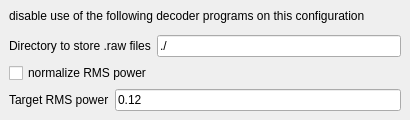
         <widget class="QWidget" name="decodingtab">
          <attribute name="title">
           <string>Decoding</string>
          </attribute>
          <layout class="QGridLayout">
           <property name="margin">
            <number>9</number>
           </property>
           <property name="spacing">
            <number>6</number>
           </property>
           <item row="3" column="0" colspan="3">
            <widget class="QCheckBox" name="rms_toggle">
             <property name="text">
              <string>normalize RMS power</string>
             </property>
            </widget>
           </item>
           <item row="0" column="0" colspan="3">
            <widget class="QLabel" name="textLabel2_6">
             <property name="sizePolicy">
              <sizepolicy hsizetype="Preferred" vsizetype="Maximum">
               <horstretch>0</horstretch>
               <verstretch>0</verstretch>
              </sizepolicy>
             </property>
             <property name="text">
              <string>disable use of the following decoder programs on this configuration</string>
             </property>
             <property name="wordWrap">
              <bool>false</bool>
             </property>
            </widget>
           </item>
           <item row="4" column="1" colspan="2">
            <widget class="QLineEdit" name="rms">
             <property name="text">
              <string>0.12</string>
             </property>
            </widget>
           </item>
           <item row="4" column="0">
            <widget class="QLabel" name="textLabel2">
             <property name="text">
              <string>Target RMS power</string>
             </property>
             <property name="wordWrap">
              <bool>false</bool>
             </property>
            </widget>
           </item>
           <item row="2" column="0" colspan="2">
            <widget class="QLabel" name="textLabel1_3">
             <property name="text">
              <string>Directory to store .raw files</string>
             </property>
             <property name="wordWrap">
              <bool>false</bool>
             </property>
            </widget>
           </item>
           <item row="1" column="0" colspan="3">
            <widget class="CapacityWidget" name="capacity" native="true"/>
           </item>
           <item row="2" column="2">
            <widget class="QLineEdit" name="raw_directory">
             <property name="text">
              <string>./</string>
             </property>
            </widget>
           </item>
          </layout>
         </widget>
